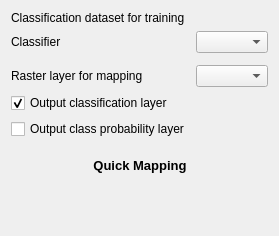
      <widget class="QWidget" name="tab_13">
       <property name="layoutDirection">
        <enum>Qt::LeftToRight</enum>
       </property>
       <attribute name="title">
        <string>Quick Mapping</string>
       </attribute>
       <layout class="QVBoxLayout" name="verticalLayout_5" stretch="2,0,0">
        <item>
         <layout class="QFormLayout" name="formLayout_10">
          <item row="0" column="0">
           <widget class="QLabel" name="label_50">
            <property name="text">
             <string>Classification dataset for training</string>
            </property>
           </widget>
          </item>
          <item row="1" column="0">
           <widget class="QLabel" name="label_47">
            <property name="sizePolicy">
             <sizepolicy hsizetype="Fixed" vsizetype="Preferred">
              <horstretch>0</horstretch>
              <verstretch>0</verstretch>
             </sizepolicy>
            </property>
            <property name="minimumSize">
             <size>
              <width>120</width>
              <height>0</height>
             </size>
            </property>
            <property name="text">
             <string>Classifier</string>
            </property>
           </widget>
          </item>
          <item row="3" column="0">
           <widget class="QLabel" name="label_45">
            <property name="minimumSize">
             <size>
              <width>120</width>
              <height>0</height>
             </size>
            </property>
            <property name="text">
             <string>Raster layer for mapping</string>
            </property>
           </widget>
          </item>
          <item row="3" column="1">
           <widget class="QgsMapLayerComboBox" name="mQuickFeatures">
            <property name="sizePolicy">
             <sizepolicy hsizetype="Preferred" vsizetype="Fixed">
              <horstretch>2</horstretch>
              <verstretch>0</verstretch>
             </sizepolicy>
            </property>
            <property name="currentIndex">
             <number>-1</number>
            </property>
            <property name="allowEmptyLayer">
             <bool>true</bool>
            </property>
           </widget>
          </item>
          <item row="0" column="1">
           <widget class="ProcessingParameterPickleFileClassificationDatasetWidget" name="mQuickDataset" native="true"/>
          </item>
          <item row="4" column="0">
           <widget class="QCheckBox" name="mQuickCheckPredictedClassification">
            <property name="text">
             <string>Output classification layer</string>
            </property>
            <property name="checked">
             <bool>true</bool>
            </property>
           </widget>
          </item>
          <item row="5" column="0">
           <widget class="QCheckBox" name="mQuickCheckPredictedProbability">
            <property name="text">
             <string>Output class probability layer</string>
            </property>
           </widget>
          </item>
          <item row="4" column="1">
           <widget class="QgsFileWidget" name="mQuickFilePredictedClassification">
            <property name="sizePolicy">
             <sizepolicy hsizetype="Preferred" vsizetype="Preferred">
              <horstretch>0</horstretch>
              <verstretch>0</verstretch>
             </sizepolicy>
            </property>
            <property name="filter">
             <string>*.tif</string>
            </property>
            <property name="storageMode">
             <enum>QgsFileWidget::SaveFile</enum>
            </property>
            <property name="relativeStorage">
             <enum>QgsFileWidget::RelativeDefaultPath</enum>
            </property>
           </widget>
          </item>
          <item row="5" column="1">
           <widget class="QgsFileWidget" name="mQuickFilePredictedProbability">
            <property name="sizePolicy">
             <sizepolicy hsizetype="Preferred" vsizetype="Preferred">
              <horstretch>0</horstretch>
              <verstretch>0</verstretch>
             </sizepolicy>
            </property>
            <property name="filter">
             <string>*.tif</string>
            </property>
            <property name="storageMode">
             <enum>QgsFileWidget::SaveFile</enum>
            </property>
            <property name="relativeStorage">
             <enum>QgsFileWidget::RelativeDefaultPath</enum>
            </property>
           </widget>
          </item>
          <item row="1" column="1">
           <layout class="QHBoxLayout" name="horizontalLayout_4">
            <item>
             <widget class="QComboBox" name="mQuickComboClassifier">
              <property name="sizePolicy">
               <sizepolicy hsizetype="Preferred" vsizetype="Preferred">
                <horstretch>0</horstretch>
                <verstretch>0</verstretch>
               </sizepolicy>
              </property>
             </widget>
            </item>
           </layout>
          </item>
          <item row="2" column="1">
           <widget class="CodeEditWidget" name="mQuickCodeClassifier" native="true">
            <property name="sizePolicy">
             <sizepolicy hsizetype="Expanding" vsizetype="Expanding">
              <horstretch>1</horstretch>
              <verstretch>2</verstretch>
             </sizepolicy>
            </property>
           </widget>
          </item>
         </layout>
        </item>
        <item>
         <widget class="QFrame" name="frame">
          <layout class="QGridLayout" name="gridLayout">
           <item row="0" column="2">
            <spacer name="horizontalSpacer_8">
             <property name="orientation">
              <enum>Qt::Horizontal</enum>
             </property>
             <property name="sizeHint" stdset="0">
              <size>
               <width>40</width>
               <height>20</height>
              </size>
             </property>
            </spacer>
           </item>
           <item row="0" column="1">
            <widget class="QToolButton" name="mRunQuickMapping">
             <property name="sizePolicy">
              <sizepolicy hsizetype="Fixed" vsizetype="Fixed">
               <horstretch>0</horstretch>
               <verstretch>0</verstretch>
              </sizepolicy>
             </property>
             <property name="minimumSize">
              <size>
               <width>0</width>
               <height>0</height>
              </size>
             </property>
             <property name="font">
              <font>
               <pointsize>10</pointsize>
               <weight>75</weight>
               <bold>true</bold>
              </font>
             </property>
             <property name="text">
              <string>Quick Mapping</string>
             </property>
             <property name="icon">
              <iconset>
               <normaloff>:/images/themes/default/propertyicons/action.svg</normaloff>:/images/themes/default/propertyicons/action.svg</iconset>
             </property>
             <property name="iconSize">
              <size>
               <width>64</width>
               <height>64</height>
              </size>
             </property>
             <property name="toolButtonStyle">
              <enum>Qt::ToolButtonTextUnderIcon</enum>
             </property>
             <property name="autoRaise">
              <bool>true</bool>
             </property>
            </widget>
           </item>
           <item row="0" column="0">
            <spacer name="horizontalSpacer_7">
             <property name="orientation">
              <enum>Qt::Horizontal</enum>
             </property>
             <property name="sizeHint" stdset="0">
              <size>
               <width>40</width>
               <height>20</height>
              </size>
             </property>
            </spacer>
           </item>
          </layout>
         </widget>
        </item>
        <item>
         <spacer name="verticalSpacer_2">
          <property name="orientation">
           <enum>Qt::Vertical</enum>
          </property>
          <property name="sizeHint" stdset="0">
           <size>
            <width>20</width>
            <height>40</height>
           </size>
          </property>
         </spacer>
        </item>
       </layout>
      </widget>
